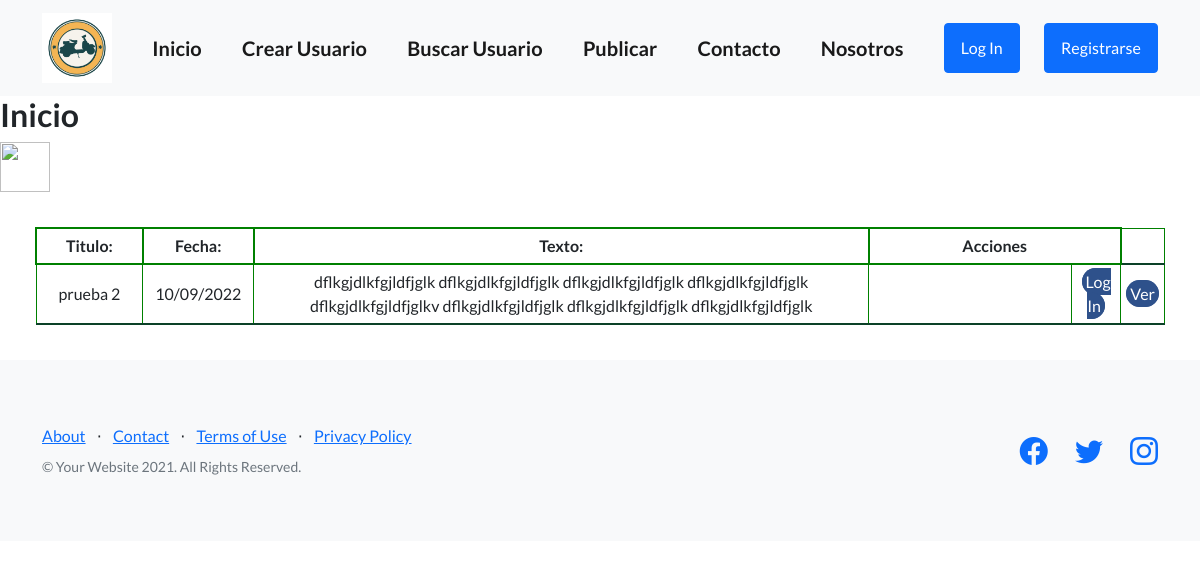
Before: / with the older database file.
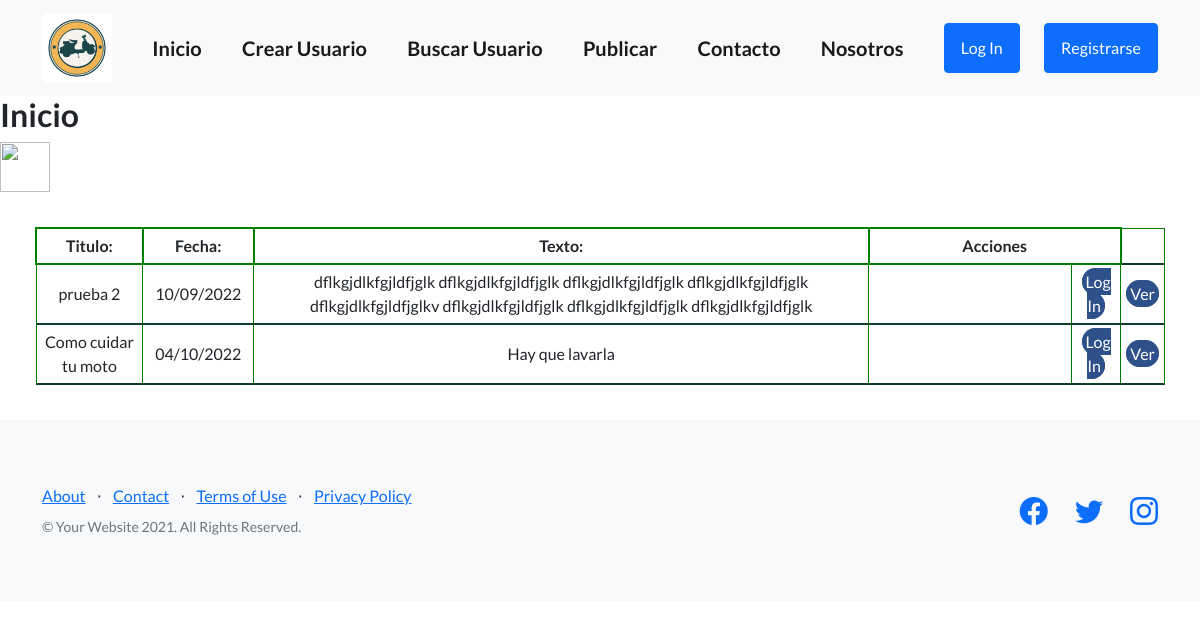
After: the same page with the newer database file.
### appUsuario/models.py (models this page shows, shortened)
class Articulo(models.Model):
    titulo = models.CharField(max_length=64)
    fecha_publicada = models.DateField()
    texto = models.TextField(max_length=1000)

### appUsuario/views.py (the view)
# urls.py: path('', views.inicio, name="inicio"),
def inicio(request):
    articulos = Articulo.objects.all()
    contexto = {"articulos": articulos}
    borrado = request.GET.get('borrado', None)
    contexto['borrado'] = borrado
    return render(request, 'appUsuario/index.html', contexto)

### appUsuario/templates/appUsuario/index.html (shortened to what this page needs)
{%extends "appUsuario/template_basico.html"%}
{%block bloque_base%}
<h2>Inicio </h2>
<img src="{{ user.avatar.imagen.url }}" width="50" height="50"  />
{%if articulos%}
<div class="mostrar-tabla">
    <table class="coder-table">
        <tbody>
            <tr>
                <th class="titulo">
                    Titulo:
                </th>
                <th class="fecha">
                    Fecha:
                </th>
                <th class="texto">
                    Texto:
                </th class="acciones">
                <th colspan="2">
                    Acciones
                </th>
            </tr>
            {%for articulo in articulos%}
                <tr>
                    <td class="titulo">
                        {{articulo.titulo}}
                    </td>
                    <td class="fecha">
                        {{articulo.fecha_publicada|date:"SHORT_DATE_FORMAT"}}
                    </td>
                    <td class="texto">
                        {{articulo.texto}}
                    </td>
                    <td class="image">
                    </td>
                    {% if user.is_staff %}
                    <td><a class="btn-acciones-articulos" href="{%url 'editar_articulo' articulo.id %}">Editar</a>
                    <a class="btn-acciones-articulos" href="{% url 'eliminar_articulo' articulo.id %}">Eliminar</a></td>
                    {%else%}
                    <td><a class="btn-acciones-articulos" href="{% url 'Login'%}">Log In</a></td>
                    {% endif%}
                    <td class="td-btn-acciones"><a class="btn-acciones-articulos" href="{% url 'ver_articulo' articulo.id %}">Ver</a></td>
                </tr>
            {%endfor%}
        </tbody>
    </table>
</div>
{%else%}
<h3>No hay articulos!!</h2>
{%endif%}
{%endblock bloque_base%}

Changed rows visible on the page:
added Articulo: titulo "Como cuidar tu moto", fecha_publicada "04/10/2022", texto "Hay que lavarla"
